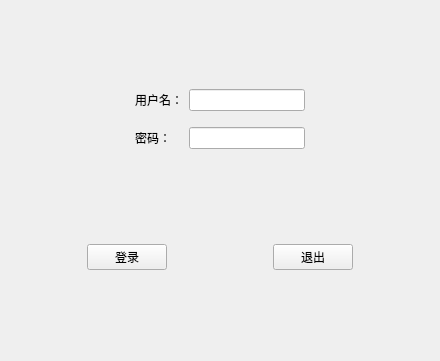
<?xml version="1.0" encoding="UTF-8"?>
<ui version="4.0">
 <class>MainWindow</class>
 <widget class="QMainWindow" name="MainWindow">
  <property name="geometry">
   <rect>
    <x>0</x>
    <y>0</y>
    <width>440</width>
    <height>361</height>
   </rect>
  </property>
  <property name="minimumSize">
   <size>
    <width>440</width>
    <height>361</height>
   </size>
  </property>
  <property name="maximumSize">
   <size>
    <width>440</width>
    <height>361</height>
   </size>
  </property>
  <property name="windowTitle">
   <string>MainWindow</string>
  </property>
  <widget class="QWidget" name="centralwidget">
   <layout class="QVBoxLayout" name="verticalLayout">
    <item>
     <widget class="QWidget" name="widget_2" native="true">
      <property name="sizePolicy">
       <sizepolicy hsizetype="Preferred" vsizetype="Fixed">
        <horstretch>0</horstretch>
        <verstretch>0</verstretch>
       </sizepolicy>
      </property>
      <layout class="QGridLayout" name="gridLayout">
       <item row="0" column="1">
        <widget class="QLabel" name="label">
         <property name="text">
          <string>用户名：</string>
         </property>
        </widget>
       </item>
       <item row="0" column="0">
        <spacer name="horizontalSpacer_4">
         <property name="orientation">
          <enum>Qt::Horizontal</enum>
         </property>
         <property name="sizeHint" stdset="0">
          <size>
           <width>40</width>
           <height>20</height>
          </size>
         </property>
        </spacer>
       </item>
       <item row="0" column="3">
        <spacer name="horizontalSpacer_5">
         <property name="orientation">
          <enum>Qt::Horizontal</enum>
         </property>
         <property name="sizeHint" stdset="0">
          <size>
           <width>40</width>
           <height>20</height>
          </size>
         </property>
        </spacer>
       </item>
       <item row="3" column="2">
        <widget class="QLineEdit" name="lineEdit_2">
         <property name="echoMode">
          <enum>QLineEdit::Password</enum>
         </property>
        </widget>
       </item>
       <item row="3" column="1">
        <widget class="QLabel" name="label_2">
         <property name="text">
          <string>密码：</string>
         </property>
        </widget>
       </item>
       <item row="0" column="2">
        <widget class="QLineEdit" name="lineEdit"/>
       </item>
       <item row="1" column="2">
        <spacer name="verticalSpacer">
         <property name="orientation">
          <enum>Qt::Vertical</enum>
         </property>
         <property name="sizeType">
          <enum>QSizePolicy::Fixed</enum>
         </property>
         <property name="sizeHint" stdset="0">
          <size>
           <width>20</width>
           <height>10</height>
          </size>
         </property>
        </spacer>
       </item>
      </layout>
     </widget>
    </item>
    <item>
     <widget class="QWidget" name="widget_3" native="true">
      <property name="sizePolicy">
       <sizepolicy hsizetype="Preferred" vsizetype="Fixed">
        <horstretch>0</horstretch>
        <verstretch>0</verstretch>
       </sizepolicy>
      </property>
      <layout class="QHBoxLayout" name="horizontalLayout_3">
       <item>
        <spacer name="horizontalSpacer">
         <property name="orientation">
          <enum>Qt::Horizontal</enum>
         </property>
         <property name="sizeHint" stdset="0">
          <size>
           <width>40</width>
           <height>20</height>
          </size>
         </property>
        </spacer>
       </item>
       <item>
        <widget class="QPushButton" name="pushButton">
         <property name="text">
          <string>登录</string>
         </property>
        </widget>
       </item>
       <item>
        <spacer name="horizontalSpacer_3">
         <property name="orientation">
          <enum>Qt::Horizontal</enum>
         </property>
         <property name="sizeType">
          <enum>QSizePolicy::Fixed</enum>
         </property>
         <property name="sizeHint" stdset="0">
          <size>
           <width>100</width>
           <height>20</height>
          </size>
         </property>
        </spacer>
       </item>
       <item>
        <widget class="QPushButton" name="pushButton_2">
         <property name="text">
          <string>退出</string>
         </property>
        </widget>
       </item>
       <item>
        <spacer name="horizontalSpacer_2">
         <property name="orientation">
          <enum>Qt::Horizontal</enum>
         </property>
         <property name="sizeHint" stdset="0">
          <size>
           <width>40</width>
           <height>20</height>
          </size>
         </property>
        </spacer>
       </item>
      </layout>
     </widget>
    </item>
   </layout>
  </widget>
  <widget class="QMenuBar" name="menubar">
   <property name="geometry">
    <rect>
     <x>0</x>
     <y>0</y>
     <width>440</width>
     <height>26</height>
    </rect>
   </property>
  </widget>
 </widget>
 <resources/>
 <connections/>
</ui>
